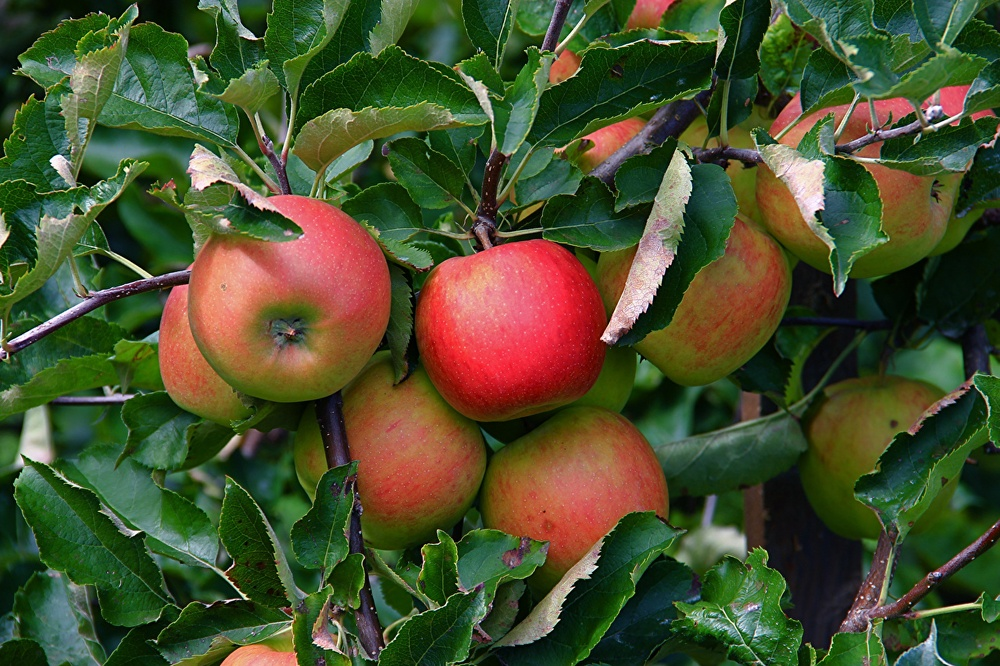
#> input picture openCV_class(cv2)/04_img_mask/exam/apple.jpg, 1000 x 666 px, shrunk from 1280 x 853 before the run
$ python 1_exam.py
#> lines starting #> are read from the running program, lines starting #| are printed output that depends on the picture
'''
문제 1: 블러링을 이용한 배경 제거
 1)사과 이미지의 배경을 블러링 처리하여 객체(사과)를 더욱 돋보이게 만든다
 2)사과 이미지를 불러와서 배경을 블러링 처리한다.
 3)cv2.GaussianBlur 함수를 사용하여 이미지에 가우시안 블러링을 적용하고, 사과 부분은 원본 그대로 유지한다.
   결과 이미지는 blurred_background_apple.jpg로 저장한다.
'''

import cv2
import numpy as np
img = cv2.imread('apple.jpg')
#> img is the input picture: shape (666, 1000, 3); mean B, G, R 45.1, 78.6, 71.8
#img = cv2.cvtColor(img,cv2.COLOR_BGR2GRAY)

blur = cv2.GaussianBlur(img,(3,3),0)

merged = np.hstack((img, blur))
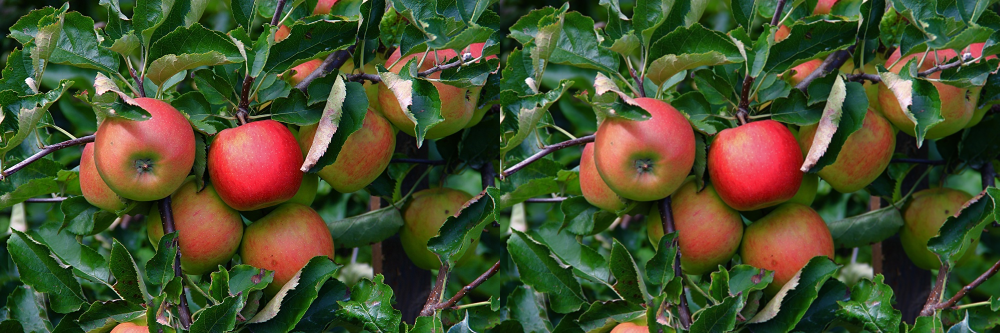
#> merged: shape (666, 2000, 3) (shown at 1/2 size); mean B, G, R 45.1, 78.6, 71.9
cv2.imwrite('blurred_background_apple.jpg', merged)
cv2.imshow('gaussian blur', merged)
cv2.waitKey(0)
cv2.destroyAllWindows()
